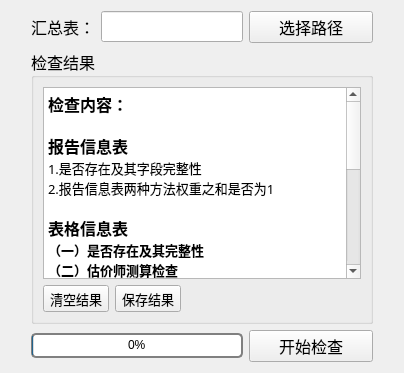
      <widget class="QWidget" name="check_result_2">
       <property name="enabled">
        <bool>true</bool>
       </property>
       <attribute name="title">
        <string>成果检查</string>
       </attribute>
       <layout class="QVBoxLayout" name="verticalLayout_5">
        <item>
         <layout class="QHBoxLayout" name="horizontalLayout_9">
          <item>
           <spacer name="horizontalSpacer_54">
            <property name="orientation">
             <enum>Qt::Horizontal</enum>
            </property>
            <property name="sizeType">
             <enum>QSizePolicy::Minimum</enum>
            </property>
            <property name="sizeHint" stdset="0">
             <size>
              <width>20</width>
              <height>20</height>
             </size>
            </property>
           </spacer>
          </item>
          <item>
           <widget class="QLabel" name="label_17">
            <property name="font">
             <font>
              <family>微软雅黑</family>
              <pointsize>12</pointsize>
             </font>
            </property>
            <property name="text">
             <string>汇总表：</string>
            </property>
           </widget>
          </item>
          <item>
           <widget class="QLineEdit" name="checkpath_text">
            <property name="font">
             <font>
              <family>微软雅黑</family>
              <pointsize>12</pointsize>
             </font>
            </property>
            <property name="dragEnabled">
             <bool>true</bool>
            </property>
            <property name="readOnly">
             <bool>true</bool>
            </property>
           </widget>
          </item>
          <item>
           <widget class="QPushButton" name="button_checkpath">
            <property name="minimumSize">
             <size>
              <width>124</width>
              <height>0</height>
             </size>
            </property>
            <property name="font">
             <font>
              <family>微软雅黑</family>
              <pointsize>12</pointsize>
             </font>
            </property>
            <property name="text">
             <string>选择路径</string>
            </property>
           </widget>
          </item>
          <item>
           <spacer name="horizontalSpacer_20">
            <property name="orientation">
             <enum>Qt::Horizontal</enum>
            </property>
            <property name="sizeType">
             <enum>QSizePolicy::Minimum</enum>
            </property>
            <property name="sizeHint" stdset="0">
             <size>
              <width>20</width>
              <height>20</height>
             </size>
            </property>
           </spacer>
          </item>
         </layout>
        </item>
        <item>
         <layout class="QHBoxLayout" name="horizontalLayout_24">
          <item>
           <spacer name="horizontalSpacer_56">
            <property name="orientation">
             <enum>Qt::Horizontal</enum>
            </property>
            <property name="sizeType">
             <enum>QSizePolicy::Minimum</enum>
            </property>
            <property name="sizeHint" stdset="0">
             <size>
              <width>20</width>
              <height>20</height>
             </size>
            </property>
           </spacer>
          </item>
          <item>
           <widget class="QGroupBox" name="groupBox_4">
            <property name="font">
             <font>
              <family>微软雅黑</family>
              <pointsize>12</pointsize>
             </font>
            </property>
            <property name="title">
             <string>检查结果</string>
            </property>
            <layout class="QVBoxLayout" name="verticalLayout_4">
             <item>
              <widget class="QTextBrowser" name="textBrowser_checkresult">
               <property name="font">
                <font>
                 <family>微软雅黑</family>
                 <pointsize>10</pointsize>
                </font>
               </property>
               <property name="readOnly">
                <bool>true</bool>
               </property>
               <property name="html">
                <string>&lt;!DOCTYPE HTML PUBLIC &quot;-//W3C//DTD HTML 4.0//EN&quot; &quot;http://www.w3.org/TR/REC-html40/strict.dtd&quot;&gt;
&lt;html&gt;&lt;head&gt;&lt;meta name=&quot;qrichtext&quot; content=&quot;1&quot; /&gt;&lt;style type=&quot;text/css&quot;&gt;
p, li { white-space: pre-wrap; }
&lt;/style&gt;&lt;/head&gt;&lt;body style=&quot; font-family:'微软雅黑','微软雅黑','微软雅黑','微软雅黑'; font-size:10pt; font-weight:400; font-style:normal;&quot;&gt;
&lt;p style=&quot; margin-top:0px; margin-bottom:0px; margin-left:0px; margin-right:0px; -qt-block-indent:0; text-indent:0px;&quot;&gt;&lt;span style=&quot; font-family:'微软雅黑','微软雅黑'; font-size:12pt; font-weight:600;&quot;&gt;检查内容：&lt;/span&gt;&lt;/p&gt;
&lt;p style=&quot;-qt-paragraph-type:empty; margin-top:0px; margin-bottom:0px; margin-left:0px; margin-right:0px; -qt-block-indent:0; text-indent:0px; font-family:'微软雅黑','微软雅黑'; font-weight:600;&quot;&gt;&lt;br /&gt;&lt;/p&gt;
&lt;p style=&quot; margin-top:0px; margin-bottom:0px; margin-left:0px; margin-right:0px; -qt-block-indent:0; text-indent:0px;&quot;&gt;&lt;span style=&quot; font-family:'微软雅黑','微软雅黑'; font-size:12pt; font-weight:600;&quot;&gt;报告信息表&lt;/span&gt;&lt;/p&gt;
&lt;p style=&quot; margin-top:0px; margin-bottom:0px; margin-left:0px; margin-right:0px; -qt-block-indent:0; text-indent:0px;&quot;&gt;&lt;span style=&quot; font-family:'微软雅黑','微软雅黑';&quot;&gt;1.是否存在及其字段完整性&lt;/span&gt;&lt;/p&gt;
&lt;p style=&quot; margin-top:0px; margin-bottom:0px; margin-left:0px; margin-right:0px; -qt-block-indent:0; text-indent:0px;&quot;&gt;&lt;span style=&quot; font-family:'微软雅黑','微软雅黑';&quot;&gt;2.报告信息表两种方法权重之和是否为1&lt;/span&gt;&lt;/p&gt;
&lt;p style=&quot;-qt-paragraph-type:empty; margin-top:0px; margin-bottom:0px; margin-left:0px; margin-right:0px; -qt-block-indent:0; text-indent:0px; font-family:'微软雅黑','微软雅黑';&quot;&gt;&lt;br /&gt;&lt;/p&gt;
&lt;p style=&quot; margin-top:0px; margin-bottom:0px; margin-left:0px; margin-right:0px; -qt-block-indent:0; text-indent:0px;&quot;&gt;&lt;span style=&quot; font-family:'微软雅黑','微软雅黑'; font-size:12pt; font-weight:600;&quot;&gt;表格信息表&lt;/span&gt;&lt;/p&gt;
&lt;p style=&quot; margin-top:0px; margin-bottom:0px; margin-left:0px; margin-right:0px; -qt-block-indent:0; text-indent:0px;&quot;&gt;&lt;span style=&quot; font-family:'微软雅黑','微软雅黑'; font-weight:600;&quot;&gt;（一）是否存在及其完整性&lt;/span&gt;&lt;/p&gt;
&lt;p style=&quot; margin-top:0px; margin-bottom:0px; margin-left:0px; margin-right:0px; -qt-block-indent:0; text-indent:0px;&quot;&gt;&lt;span style=&quot; font-family:'微软雅黑','微软雅黑'; font-weight:600;&quot;&gt;（二）估价师测算检查&lt;/span&gt;&lt;/p&gt;
&lt;p style=&quot; margin-top:0px; margin-bottom:0px; margin-left:0px; margin-right:0px; -qt-block-indent:0; text-indent:0px;&quot;&gt;&lt;span style=&quot; font-family:'微软雅黑','微软雅黑';&quot;&gt;1.两种估价方法结果是否存在及差值是否在20%以内&lt;/span&gt;&lt;/p&gt;
&lt;p style=&quot; margin-top:0px; margin-bottom:0px; margin-left:0px; margin-right:0px; -qt-block-indent:0; text-indent:0px;&quot;&gt;&lt;span style=&quot; font-family:'微软雅黑','微软雅黑';&quot;&gt;2.同一宗地比较法是否使用了相同的案例&lt;/span&gt;&lt;/p&gt;
&lt;p style=&quot; margin-top:0px; margin-bottom:0px; margin-left:0px; margin-right:0px; -qt-block-indent:0; text-indent:0px;&quot;&gt;&lt;span style=&quot; font-family:'微软雅黑','微软雅黑';&quot;&gt;3.比较法结果的正确性&lt;/span&gt;&lt;/p&gt;
&lt;p style=&quot; margin-top:0px; margin-bottom:0px; margin-left:0px; margin-right:0px; -qt-block-indent:0; text-indent:0px;&quot;&gt;&lt;span style=&quot; font-family:'微软雅黑','微软雅黑'; font-weight:600;&quot;&gt;（三）样点宗地检查&lt;/span&gt;&lt;/p&gt;
&lt;p style=&quot; margin-top:0px; margin-bottom:0px; margin-left:0px; margin-right:0px; -qt-block-indent:0; text-indent:0px;&quot;&gt;&lt;span style=&quot; font-family:'微软雅黑','微软雅黑';&quot;&gt;1.同一宗地两个估价师结果差值是否不为0%且在20%以内&lt;/span&gt;&lt;/p&gt;
&lt;p style=&quot;-qt-paragraph-type:empty; margin-top:0px; margin-bottom:0px; margin-left:0px; margin-right:0px; -qt-block-indent:0; text-indent:0px; font-family:'微软雅黑','微软雅黑';&quot;&gt;&lt;br /&gt;&lt;/p&gt;
&lt;p style=&quot; margin-top:0px; margin-bottom:0px; margin-left:0px; margin-right:0px; -qt-block-indent:0; text-indent:0px;&quot;&gt;&lt;span style=&quot; font-family:'微软雅黑','微软雅黑'; font-size:12pt; font-weight:600;&quot;&gt;交易样点表&lt;/span&gt;&lt;/p&gt;
&lt;p style=&quot; margin-top:0px; margin-bottom:0px; margin-left:0px; margin-right:0px; -qt-block-indent:0; text-indent:0px;&quot;&gt;&lt;span style=&quot; font-family:'微软雅黑','微软雅黑';&quot;&gt;1.是否存在及其字段完整性&lt;/span&gt;&lt;/p&gt;
&lt;p style=&quot; margin-top:0px; margin-bottom:0px; margin-left:0px; margin-right:0px; -qt-block-indent:0; text-indent:0px;&quot;&gt;&lt;span style=&quot; font-family:'微软雅黑','微软雅黑';&quot;&gt;2.修正后地面价与修正后楼面价比值是否为标准容积率&lt;/span&gt;&lt;/p&gt;
&lt;p style=&quot; margin-top:0px; margin-bottom:0px; margin-left:0px; margin-right:0px; -qt-block-indent:0; text-indent:0px;&quot;&gt;&lt;span style=&quot; font-family:'微软雅黑','微软雅黑';&quot;&gt;3.建筑面积与土地面积比值是否为规划容积率&lt;/span&gt;&lt;/p&gt;&lt;/body&gt;&lt;/html&gt;</string>
               </property>
              </widget>
             </item>
             <item>
              <layout class="QHBoxLayout" name="horizontalLayout_12">
               <item>
                <widget class="QToolButton" name="toolButton_clearcheck">
                 <property name="font">
                  <font>
                   <family>微软雅黑</family>
                   <pointsize>10</pointsize>
                  </font>
                 </property>
                 <property name="text">
                  <string>清空结果</string>
                 </property>
                </widget>
               </item>
               <item>
                <widget class="QToolButton" name="toolButton_savecheck">
                 <property name="font">
                  <font>
                   <family>微软雅黑</family>
                   <pointsize>10</pointsize>
                  </font>
                 </property>
                 <property name="text">
                  <string>保存结果</string>
                 </property>
                </widget>
               </item>
               <item>
                <spacer name="horizontalSpacer_6">
                 <property name="orientation">
                  <enum>Qt::Horizontal</enum>
                 </property>
                 <property name="sizeHint" stdset="0">
                  <size>
                   <width>40</width>
                   <height>20</height>
                  </size>
                 </property>
                </spacer>
               </item>
              </layout>
             </item>
            </layout>
           </widget>
          </item>
          <item>
           <spacer name="horizontalSpacer_55">
            <property name="orientation">
             <enum>Qt::Horizontal</enum>
            </property>
            <property name="sizeType">
             <enum>QSizePolicy::Minimum</enum>
            </property>
            <property name="sizeHint" stdset="0">
             <size>
              <width>20</width>
              <height>20</height>
             </size>
            </property>
           </spacer>
          </item>
         </layout>
        </item>
        <item>
         <layout class="QHBoxLayout" name="horizontalLayout_10">
          <item>
           <spacer name="horizontalSpacer_19">
            <property name="orientation">
             <enum>Qt::Horizontal</enum>
            </property>
            <property name="sizeType">
             <enum>QSizePolicy::Minimum</enum>
            </property>
            <property name="sizeHint" stdset="0">
             <size>
              <width>20</width>
              <height>20</height>
             </size>
            </property>
           </spacer>
          </item>
          <item>
           <widget class="QProgressBar" name="progressBar_check">
            <property name="maximumSize">
             <size>
              <width>16777215</width>
              <height>25</height>
             </size>
            </property>
            <property name="contextMenuPolicy">
             <enum>Qt::DefaultContextMenu</enum>
            </property>
            <property name="layoutDirection">
             <enum>Qt::LeftToRight</enum>
            </property>
            <property name="autoFillBackground">
             <bool>false</bool>
            </property>
            <property name="styleSheet">
             <string notr="true">QProgressBar {border:2px solid grey; border-radius:5px; background-color:#FFFFFF; text-align:center;font-size:12px}</string>
            </property>
            <property name="value">
             <number>0</number>
            </property>
           </widget>
          </item>
          <item>
           <widget class="QPushButton" name="pushButton_startcheck">
            <property name="minimumSize">
             <size>
              <width>124</width>
              <height>0</height>
             </size>
            </property>
            <property name="maximumSize">
             <size>
              <width>124</width>
              <height>16777215</height>
             </size>
            </property>
            <property name="font">
             <font>
              <family>微软雅黑</family>
              <pointsize>12</pointsize>
             </font>
            </property>
            <property name="text">
             <string>开始检查</string>
            </property>
           </widget>
          </item>
          <item>
           <spacer name="horizontalSpacer_53">
            <property name="orientation">
             <enum>Qt::Horizontal</enum>
            </property>
            <property name="sizeType">
             <enum>QSizePolicy::Minimum</enum>
            </property>
            <property name="sizeHint" stdset="0">
             <size>
              <width>20</width>
              <height>20</height>
             </size>
            </property>
           </spacer>
          </item>
         </layout>
        </item>
       </layout>
      </widget>
